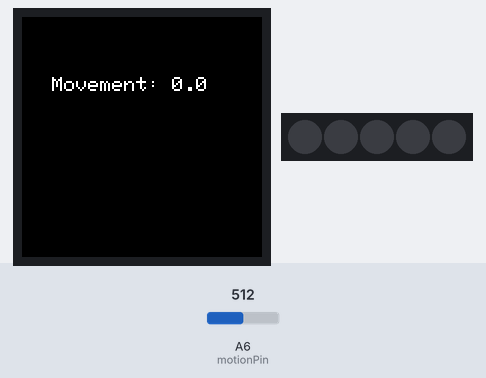
This sketch was run on a simulated Arduino MKR. On the bench: 240×240 colour display, 5 RGB LEDs in strip order, left to right. The inputs (shaded band) are chosen by the test bench; at power-on: A6 (motionPin) = 512. WiFi joins after 1.5 s; servers stay silent unless stated; network time is answered at once with the bench clock; the local clock reads 2024-03-15 10:24:30 at power-on unless the sketch sets it; no MQTT or app messages arrive unless stated; what the sketch prints to the serial monitor is not drawn.

Above: at 3.0 s.
3.1 s: A6 (motionPin) set to 716
At 8.4 s:
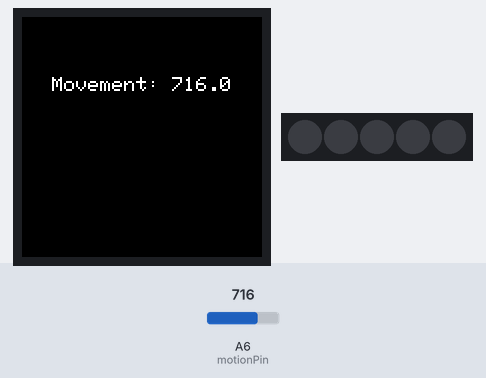
10.7 s: A6 (motionPin) set to 900
At 13.3 s:
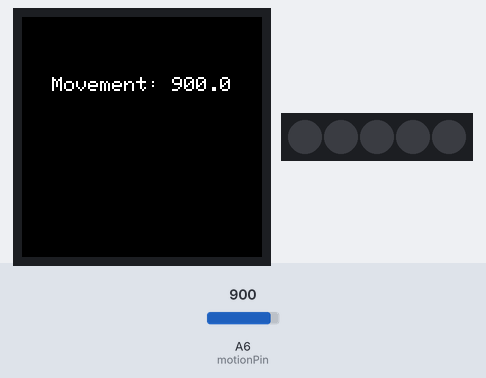
18.3 s: A6 (motionPin) set to 1023
At 23.0 s:
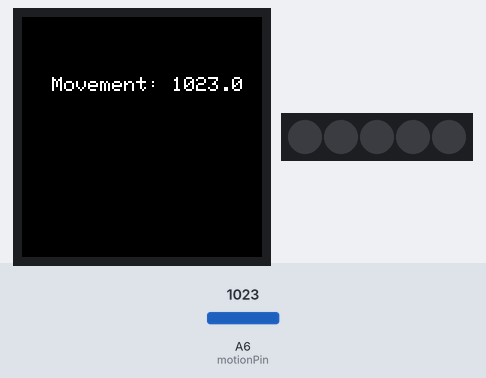
Timing chart, 0 to 24.5 s (numbered marks = the images above; inputs shaded):
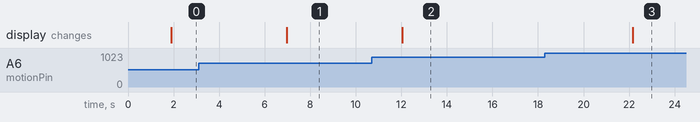

The sketch:

Sentinel_H5.ino
```cpp
#include <PubSubClient.h>
#include <ArduinoJson.h>
#include <NTPClient.h>
#include <WiFiUdp.h>

#include "content.h"

Sentinel sentinel(WIFI_SSID, WIFI_PASSWORD);

const char* mqtt_server = MQTT_SERVER;
const char* topic = "ArduinoData";
const char* mqtt_username = MQTT_USERNAME;
const char* mqtt_password = MQTT_PASSWORD;

WiFiClient wifiClient;
PubSubClient client(wifiClient);

WiFiUDP ntpUDP;
NTPClient timeClient(ntpUDP, "pool.ntp.org");
const long gmtOffset_sec = 3600;

extern String deviceID;

void setup() {
  Serial.begin(9600);
  Serial.println("Arduino starter op...");

  sentinel.begin();
  Serial.println("Sentinel initialiseret");

  // Konfigurer display
  sentinel.carrier.display.setRotation(0);
  sentinel.carrier.display.fillScreen(0x0000);
  sentinel.carrier.display.setTextColor(0xFFFF);

  // Opret forbindelse til WiFi
  WiFi.begin(WIFI_SSID, WIFI_PASSWORD);

  // Vent på forbindelse
  while (WiFi.status() != WL_CONNECTED) {
    delay(1000);
    Serial.println("Forbinder til WiFi...");
  }

  Serial.println("Forbundet til WiFi!");
  Serial.print("IP-adresse: ");
  Serial.println(WiFi.localIP());
  Serial.print("Signal styrke (RSSI): ");
  Serial.println(WiFi.RSSI());

  // Opret forbindelse til MQTT-broker
  client.setServer(mqtt_server, 1883);
  if (client.connect("ArduinoClient", mqtt_username, mqtt_password)) {
    Serial.println("Forbundet til MQTT-broker!");
  } else {
    Serial.print("Fejl ved forbindelse til MQTT-broker, rc=");
    Serial.print(client.state());
  }

  // Efter WiFi forbindelse er etableret
  timeClient.begin();
  timeClient.setTimeOffset(gmtOffset_sec);
}

void loop() {
  client.loop();

  // Opdater tid før JSON generering
  timeClient.update();

  Serial.println("------ New Scanning ------");
  Serial.print("Timestamp: ");
  Serial.println(timeClient.getFormattedTime());

  Serial.print("Device ID: ");
  Serial.println(deviceID);

  // Læs sensordata
  float movementValue = sentinel.readMovement();
  Serial.print("Movement Registered: ");
  Serial.println(movementValue);

  // Opdater display
  sentinel.carrier.display.fillScreen(0x0000);

  sentinel.carrier.display.setTextSize(2);
  sentinel.carrier.display.setCursor(30, 60);
  sentinel.carrier.display.print("Movement: ");
  sentinel.carrier.display.print(movementValue, 1);

  // Tilføj data til JSON dokument
  StaticJsonDocument<200> doc;
  doc["deviceID"] = deviceID;
  doc["timestamp"] = timeClient.getEpochTime();
  doc["movement"] = movementValue;

  // Konverter JSON til string
  char jsonBuffer[200];
  serializeJson(doc, jsonBuffer);

  // Opdater JSON diagnostisk info
  Serial.println("JSON data genereret:");
  Serial.println(jsonBuffer);

  // Send data
  if (client.publish(topic, jsonBuffer)) {
    Serial.print("Data sendt til MQTT emne '");
    Serial.print(topic);
    Serial.println("'");
  } else {
    Serial.print("Fejl ved sending af data til MQTT, klient status: ");
    Serial.println(client.state());
    Serial.println("Kontrollér forbindelse og broker konfiguration");
  }

  Serial.println("Venter 5 sekunder før næste måling...");
  Serial.println();

  delay(5000);
}
```

content.h
```cpp
#ifndef content_H
#define content_H

#include <Arduino_MKRIoTCarrier.h>
#include <PubSubClient.h>
#include <ArduinoJson.h>
#include <NTPClient.h>
#include <WiFiNINA.h>
#include <WiFiUdp.h>
#include <SPI.h>

#include "config.h" // Include config file

// Device Constants
#define NUMPIXELS 5

class Sentinel
{
private:
    // Tilføj variabler til at gemme SSID og password
    const char *_ssid;
    const char *_password;

    static const int motionPin = A6;

    // Movement Detection
    int movementValue = 0;

    // Movement Count
    long lastMovementCheck = 0;  // Track last check time

public:
    MKRIoTCarrier carrier;

    // Network Configuration
    WiFiSSLClient wifiClient;

    Sentinel(const char *ssid, const char *password);
    void begin();
    float readMovement();  // Return type changed to int
};

#endif
```

scripts.cpp
```cpp
#include "content.h"

String deviceID = "1g";

Sentinel::Sentinel(const char *ssid, const char *password)
{
    // WiFi-forbindelse fjernet herfra, da det håndteres i script.ino
    // Gem SSID og password til senere brug hvis nødvendigt
    _ssid = ssid;
    _password = password;
}

void Sentinel::begin()
{
    CARRIER_CASE = false;
    carrier.begin();
    pinMode(motionPin, INPUT);
    Serial.begin(9600);
}

float Sentinel::readMovement()
{
    unsigned long currentMillis = millis();

    if (currentMillis - lastMovementCheck >= 5000)
    {
        movementValue = analogRead(motionPin); // Read the actual movement sensor value
    }

    return movementValue; // Return the actual sensor value
}
```

config.h
```cpp
#ifndef config_H
#define config_H

#define WIFI_SSID "MAGS-OLC"
#define WIFI_PASSWORD "Merc1234!"

#define MQTT_SERVER "10.135.41.100"
#define MQTT_USERNAME "admin"
#define MQTT_PASSWORD "admin"

#endif
```

Measured:
- after the input at 3.1 s, the display: changes after 3.9 s (image 1)
- after the input at 10.7 s, the display: changes after 1.3 s (image 2)
- after the input at 18.3 s, the display: changes after 3.9 s (image 3)
